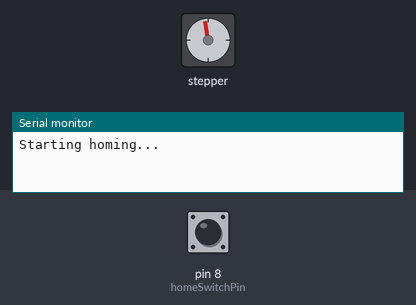
The sketch below on a simulated Arduino Uno, built with avr-gcc and run on an emulated ATmega328P. Parts: stepper motor, the last lines printed to the serial monitor. Inputs (shaded band) come from the test bench; at power-on: pin 8 (homeSwitchPin) HIGH. Stepper angles assume 1600 steps per turn.

Above: at 0.8 s.
0.9 s: pin 8 (homeSwitchPin) pulled LOW for 0.15 s
At 3.5 s:
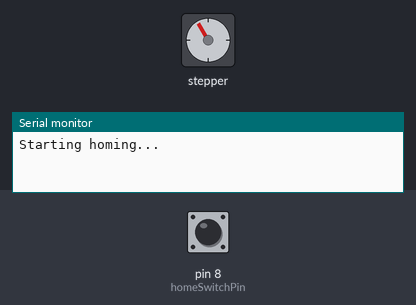
3.9 s: pin 8 (homeSwitchPin) pulsed LOW 2 times (0.12 s each, 0.3 s apart)
At 6.4 s:
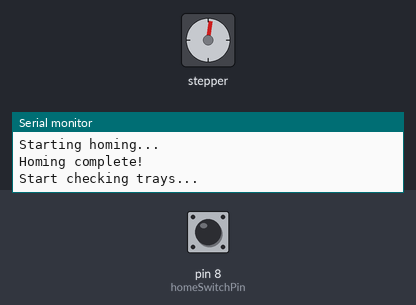
Timing chart, 0 to 43.6 s (numbered marks = the images above; inputs shaded):
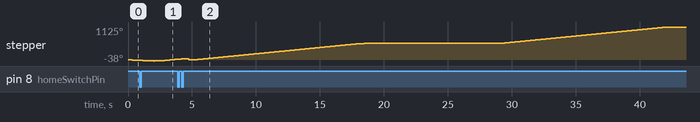

The sketch:

Preset_Test.ino
```cpp
#include <AccelStepper.h>

// Stepper motor pins and driver
#define dirPin 2
#define stepPin 3
#define motorInterfaceType 1  // DRV8825 in step/dir mode

AccelStepper stepper(motorInterfaceType, stepPin, dirPin);

// Limit switch pin (bottom/home position)
const int homeSwitchPin = 8; // use INPUT_PULLUP

// Number of trays
const int trayCount = 8;

// Distance between trays (mm)
const float traySpacing = 50.0;

// Steps per mm calculation (NEMA17, DRV8825, 1/8, 16 teeth GT2 pulley)
const int fullStepsPerRev = 200;
const int microsteps = 8;
const int stepsPerRev = fullStepsPerRev * microsteps; // 200*8=1600
const float pulleyCircumference = 16 * 2.0; // 32 mm
const float stepsPerMM = stepsPerRev / pulleyCircumference; // 1600/32=50
const long trayStepDistance = traySpacing * stepsPerMM; // 50*50=2500

void setup() {
  Serial.begin(9600);
  pinMode(homeSwitchPin, INPUT_PULLUP); // Assuming normally closed

  // Configure stepper speed & acceleration
  stepper.setMaxSpeed(800);       // adjust as needed
  stepper.setAcceleration(200);   // adjust as needed

  Serial.println("Starting homing...");
  homeStepper();

  Serial.println("Start checking trays...");
  // Move to each tray
  for (int i = 0; i < trayCount; i++) {
    long targetPosition = stepper.currentPosition() + trayStepDistance;

    stepper.moveTo(targetPosition);
    while (stepper.distanceToGo() != 0) {
      stepper.run();
    }

    Serial.print("Reached tray ");
    Serial.println(i + 1);

    delay(10000); // Wait 10 seconds to check/scan tray
  }

  Serial.println("All trays checked!");
}

void loop() {
  // nothing to do here
}

void homeStepper() {
  // Move down slowly until limit switch triggers
  stepper.setMaxSpeed(200);
  stepper.moveTo(-10000); // move negative direction

  while (digitalRead(homeSwitchPin) == HIGH) {
    stepper.run();
  }

  stepper.stop();
  delay(200);

  // Back off a little to release switch
  stepper.moveTo(stepper.currentPosition() + 5 * stepsPerMM); // move up ~5mm
  while (stepper.distanceToGo() != 0) {
    stepper.run();
  }

  // Reset current position to zero
  stepper.setCurrentPosition(0);
  Serial.println("Homing complete!");
}
```
